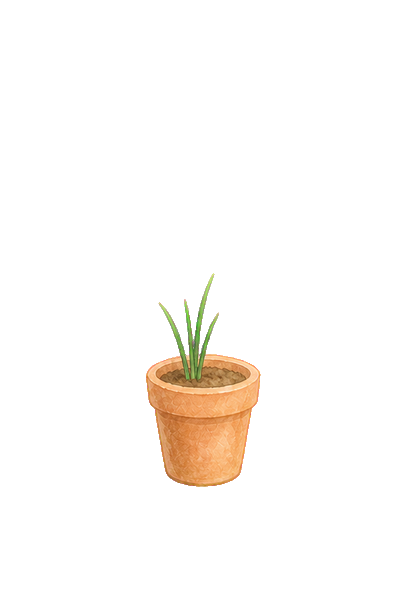
#> input picture src/renderer/src/assets/plants/higanbana/1.png, 400 x 600 px
$ python defringe.py ../../../../src/renderer/src/assets/plants/higanbana/1.png
#> lines starting #> are read from the running program, lines starting #| are printed output that depends on the picture; after the words box and inside, x2 and y2 are one past the last pixel; in counts of white or black regions, pixels touching at a corner belong together
#> in main, img is the input picture: PIL image 400x600 RGBA; mean R, G, B, A 11.9, 8.6, 5.4, 13.8
#!/usr/bin/env python3
"""
クロマキー透過後のPNGに残るマゼンタフリンジ（縁の残色）を除去するスクリプト。

ハードな閾値キーイングでは、マゼンタ背景と前景色のブレンドである
アンチエイリアスピクセルが閾値を外れて残る。本スクリプトは
透明領域に隣接するバンド内だけを対象に:

1. 汚染ピクセルの色を近傍のクリーンな色で置き換える（紫系の花弁を
   誤判定しても近傍の花弁色に置き換わるだけで実害がない）
2. マゼンタ度に応じてアルファを下げ、滑らかな縁を復元する

オプション:
    --aggressive  花弁に封じ込められた塊（背景非連結）も除去する
    --warm        黄〜赤〜茶の暖色花用。B>G を残らず除去する強力モード
                  （紫・青・ピンクの花には使わないこと）

使い方:
    python defringe.py [--aggressive] [--warm] <PNGファイル>...
"""

import sys
import numpy as np

try:
    from PIL import Image
except ImportError:
    sys.exit("Pillow が見つかりません。`pip install pillow` を実行してください。")

# マゼンタ度 min(R,B)-G がこの値を超えるバンド内ピクセルをフリンジとみなす。
# 黄色系の花弁とのブレンドは m=13〜50 程度の薄いサーモンピンクになるため低めに設定。
# 正当な花色（ヒガンバナの花糸 m≈30 等）はバンド内でも近傍色置換で保護される
MAGENTA_THRESHOLD = 12
# 暖色花モード（--warm）の閾値。黄色〜赤〜茶の花は B>G が原理的に存在しない（黄=R+G,
# 橙・茶・緑いずれも G>=B）ため、わずかな青超過（m>1）はすべてマゼンタ残色と断定できる。
# 紫・青・ピンクの花（lavender/hydrangea/rose 等）には使わないこと。
WARM_THRESHOLD = 1
# 透明領域からこのピクセル数以内をフリンジ候補バンドとする
BAND_PX = 3
# 透明領域に連結した強マゼンタ塊（取り残し）を完全透明化する閾値。
# 花弁の正当なピンク〜紫はほぼ m<=130（lavender 実測 p99=127）に収まる
FLOOD_THRESHOLD = 130
# 花弁の谷間などバンドより深く残る「ポケット」汚染の連結成分サイズ上限。
# 正当なピンク〜紫の花は m>20 の画素が花全体で巨大な成分になるため除外される
MAX_POCKET_SIZE = 100


def _dilate(mask: np.ndarray, iterations: int) -> np.ndarray:
    # 8近傍の膨張。np.roll は端で巻き戻るためスライスで非循環シフトする。
    m = mask.copy()
    for _ in range(iterations):
        grown = m.copy()
        grown[1:, :] |= m[:-1, :]
        grown[:-1, :] |= m[1:, :]
        grown[:, 1:] |= m[:, :-1]
        grown[:, :-1] |= m[:, 1:]
        m = grown
    return m


def _fill_from_neighbors(rgb: np.ndarray, known: np.ndarray, todo: np.ndarray) -> np.ndarray:
    # known な色を todo 領域へ反復的に伝播させる（近傍平均によるインペイント）。
    color = rgb.astype(np.float64)
    color[~known] = 0.0
    weight = known.astype(np.float64)
    remaining = todo & ~known
    for _ in range(BAND_PX * 4):
        if not remaining.any():
            break
        csum = np.zeros_like(color)
        wsum = np.zeros_like(weight)
        for dy, dx in ((1, 0), (-1, 0), (0, 1), (0, -1), (1, 1), (1, -1), (-1, 1), (-1, -1)):
            shifted_c = np.zeros_like(color)
            shifted_w = np.zeros_like(weight)
            src_y = slice(max(0, -dy), color.shape[0] - max(0, dy))
            dst_y = slice(max(0, dy), color.shape[0] - max(0, -dy))
            src_x = slice(max(0, -dx), color.shape[1] - max(0, dx))
            dst_x = slice(max(0, dx), color.shape[1] - max(0, -dx))
            shifted_c[dst_y, dst_x] = color[src_y, src_x]
            shifted_w[dst_y, dst_x] = weight[src_y, src_x]
            csum += shifted_c
            wsum += shifted_w
        fillable = remaining & (wsum > 0)
        color[fillable] = csum[fillable] / wsum[fillable][:, None]
        weight[fillable] = 1.0
        remaining = remaining & ~fillable
    return color


def _find_pockets(
    candidates: np.ndarray, near_bg: np.ndarray, aggressive: bool
) -> np.ndarray:
    # 候補ピクセルの8連結成分のうち、小さく（<= MAX_POCKET_SIZE）かつ
    # 透明背景に接しているものをポケット汚染として返す。
    # aggressive 時は背景接触を要求せず、花弁に封じ込められた塊も対象にする
    # （正当なピンクの粒を持つ花には使わないこと）。
    pockets = np.zeros_like(candidates)
    visited = np.zeros_like(candidates)
    h, w = candidates.shape
    ys, xs = np.where(candidates)
    for sy, sx in zip(ys, xs):
        if visited[sy, sx]:
            continue
        stack = [(sy, sx)]
        visited[sy, sx] = True
        component = []
        too_big = False
        while stack:
            y, x = stack.pop()
            component.append((y, x))
            if len(component) > MAX_POCKET_SIZE:
                too_big = True
            for dy in (-1, 0, 1):
                for dx in (-1, 0, 1):
                    ny, nx = y + dy, x + dx
                    if 0 <= ny < h and 0 <= nx < w and candidates[ny, nx] and not visited[ny, nx]:
                        visited[ny, nx] = True
                        stack.append((ny, nx))
        if too_big:
            continue
        if aggressive or any(near_bg[y, x] for y, x in component):
            for y, x in component:
                pockets[y, x] = True
    return pockets


def defringe(
    img: Image.Image, aggressive: bool = False, warm: bool = False
) -> Image.Image:
#> called with aggressive = False, warm = False
    data = np.array(img.convert("RGBA"))
    rgb = data[:, :, :3].astype(int)
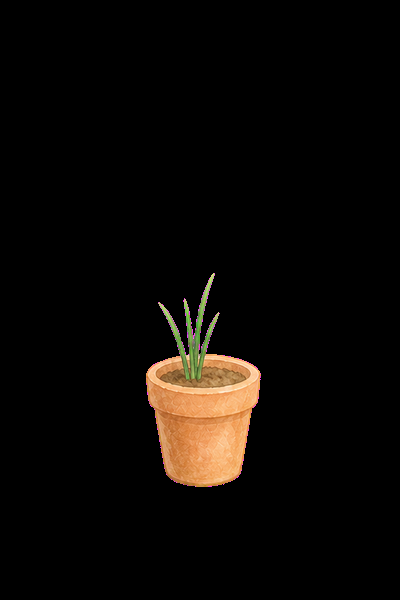
#> rgb: shape (600, 400, 3) int64; mean R, G, B 11.9, 8.6, 5.4
    alpha = data[:, :, 3]
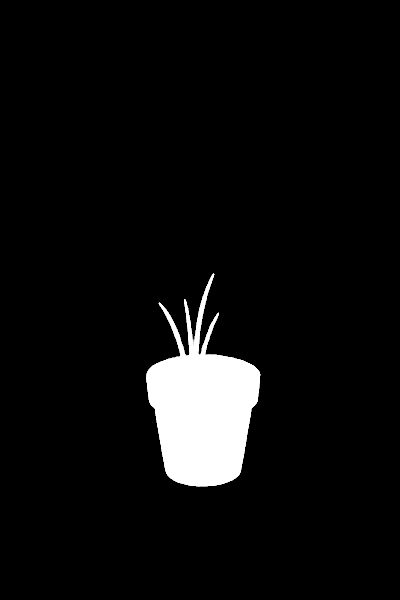
#> alpha: shape (600, 400); min 0, max 255, mean 13.8

    threshold = WARM_THRESHOLD if warm else MAGENTA_THRESHOLD
    magenta = np.minimum(rgb[:, :, 0], rgb[:, :, 2]) - rgb[:, :, 1]
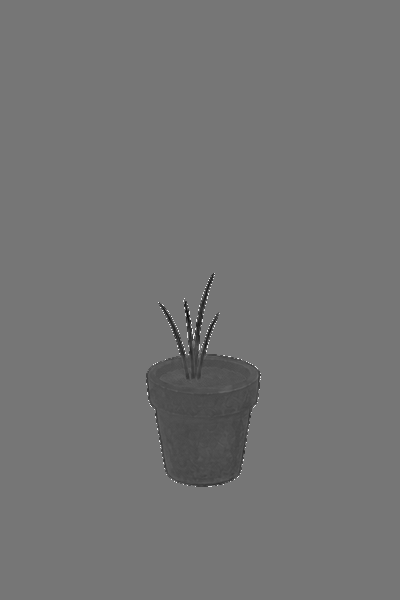
#> magenta: shape (600, 400) int64; min -176, max 203, mean -3.2; drawn with min black and max white
    bg = alpha == 0
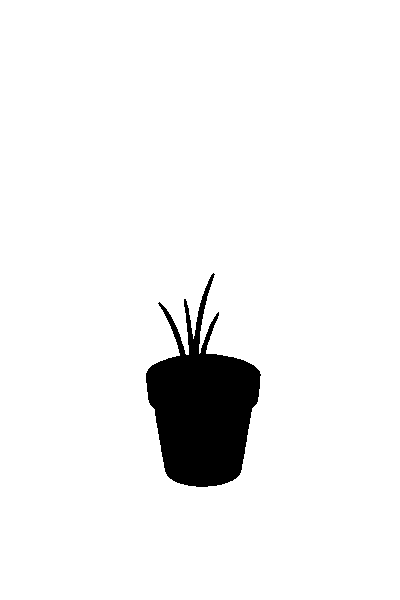
#> bg: shape (600, 400) bool; 94.6% white; 1 black region, box (x1, y1, x2, y2) and area: (146, 273, 261, 487) 13071

    # 背景に連結した強マゼンタ塊（キーイング取り残し）を背景へ取り込む。
    # 花の内部にある正当なピンク（背景と非連結）はフラッドが届かないため安全。
    candidates = (magenta > FLOOD_THRESHOLD) & ~bg
#> candidates: shape (600, 400) bool; every value is 0
    while True:
        grown = _dilate(bg, 1) & candidates
        if not grown.any():
            break
        bg = bg | grown
        candidates = candidates & ~grown
    alpha[bg] = 0
    data[:, :, 3] = alpha

    band = _dilate(bg, BAND_PX) & ~bg
#> the loop in _dilate (call 2), `for _ in range(iterations):` made 3 passes
#> pass 1, in _dilate (call 2), `m = grown`:
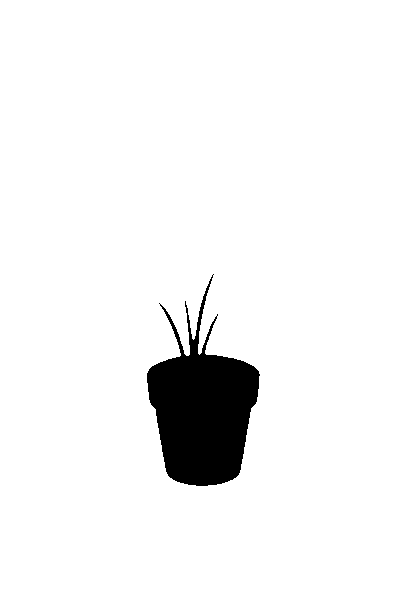
#> m: shape (600, 400) bool; 94.9% white; 1 black region, box (x1, y1, x2, y2) and area: (147, 274, 260, 486) 12269
#> pass 3, in _dilate (call 2), `m = grown`:
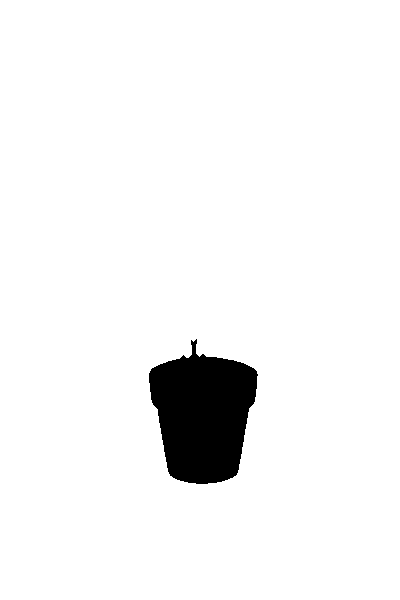
#> m: shape (600, 400) bool; 95.5% white; 1 black region, box (x1, y1, x2, y2) and area: (149, 339, 258, 484) 10897
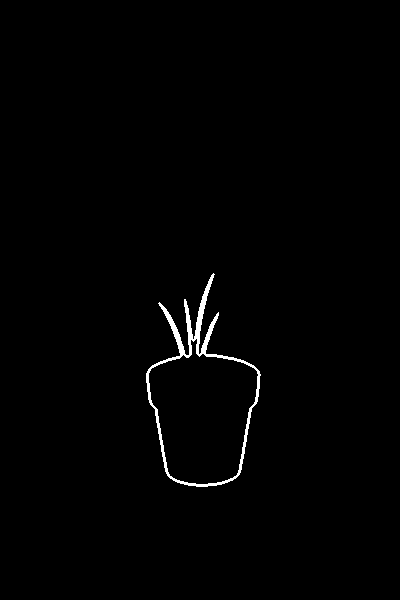
#> band: shape (600, 400) bool; 0.91% white; 1 white region, box (x1, y1, x2, y2) and area: (146, 273, 261, 487) 2174
    contaminated = band & (magenta > threshold)

    # バンドより深い位置に残る小さなポケット汚染も対象に加える。
    # バンド汚染も候補に含め、バンド経由で背景につながる成分を分断しない
    candidates = (magenta > threshold) & ~bg
    pockets = _find_pockets(candidates, _dilate(bg, 2), aggressive)
#> in _find_pockets, `ys, xs = np.where(candidates)`: ys = empty array
    contaminated = contaminated | pockets

    if not contaminated.any():
        return Image.fromarray(data)

    clean = ~bg & ~contaminated
    filled = _fill_from_neighbors(data[:, :, :3], clean, contaminated)
    data[contaminated, :3] = np.clip(filled[contaminated], 0, 255).astype(np.uint8)

    # マゼンタ度が強いほど背景の寄与が大きい縁なので、アルファを比例して下げる
    ramp = np.clip((255 - magenta) / (255 - threshold), 0.0, 1.0)
    data[contaminated, 3] = (alpha[contaminated] * ramp[contaminated]).astype(np.uint8)
    return Image.fromarray(data)


def main(args: list[str]) -> None:
    flags = {"--aggressive", "--warm"}
    aggressive = "--aggressive" in args
    warm = "--warm" in args
    paths = [a for a in args if a not in flags]
    tag = "".join(
        f" ({label})"
        for label, on in (("aggressive", aggressive), ("warm", warm))
        if on
    )
    for path in paths:
        img = Image.open(path)
        defringe(img, aggressive=aggressive, warm=warm).save(path)
        print(f"defringe{tag}: {path}")


if __name__ == "__main__":
    if len(sys.argv) < 2:
        sys.exit(f"使い方: {sys.argv[0]} [--aggressive] [--warm] <PNGファイル>...")
    main(sys.argv[1:])
